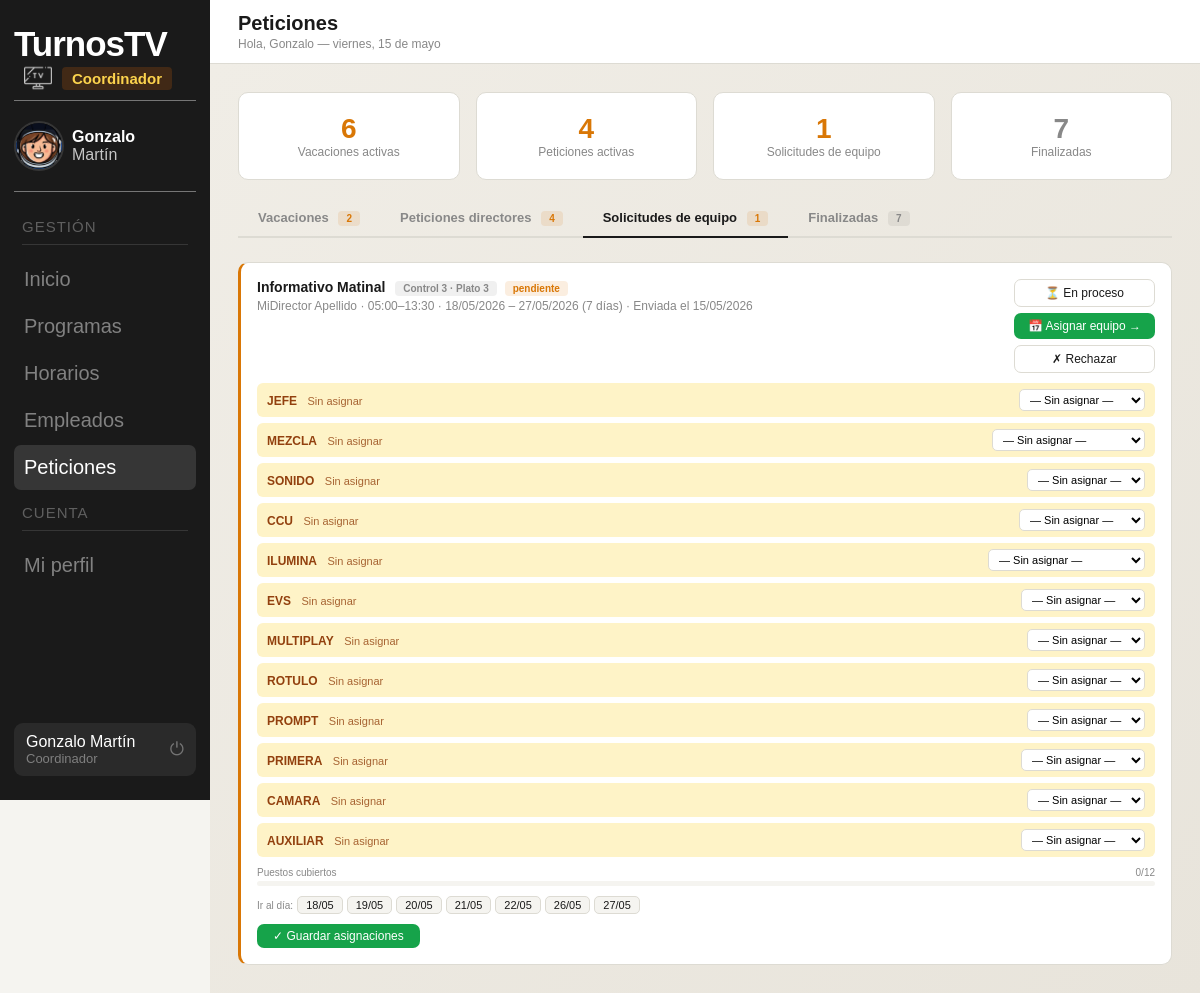
The page /panel_coordinador/peticiones.php?tab=solicitudes (signed in) on the database its author committed.
### tables this page shows
CREATE TABLE `usuarios` (
  `id` int(11) NOT NULL,
  `nombre` varchar(100) NOT NULL,
  `email` varchar(150) NOT NULL,
  `password` varchar(255) NOT NULL,
  `rol` enum('administrador','coordinador','director','empleado') NOT NULL DEFAULT 'empleado',
  `estado` enum('activo','inactivo') NOT NULL DEFAULT 'activo',
  `foto_perfil` varchar(255) DEFAULT NULL,
  `telefono` varchar(20) DEFAULT NULL
);

CREATE TABLE `solicitudes` (
  `id` int(11) NOT NULL,
  `programa_id` int(11) NOT NULL,
  `director_id` int(11) NOT NULL,
  `control_nombre` varchar(50) NOT NULL,
  `plato` varchar(50) NOT NULL,
  `hora_inicio` time NOT NULL,
  `hora_fin` time NOT NULL,
  `estado` enum('pendiente','en_proceso','aprobada','rechazada') NOT NULL DEFAULT 'pendiente',
  `notas` text DEFAULT NULL,
  `fecha_peticion` datetime NOT NULL DEFAULT current_timestamp(),
  `coordinador_id` int(11) DEFAULT NULL,
  `fecha_respuesta` datetime DEFAULT NULL,
  `respuesta` text DEFAULT NULL
);

CREATE TABLE `programas` (
  `id` int(11) NOT NULL,
  `director_id` int(11) DEFAULT NULL,
  `nombre` varchar(100) NOT NULL,
  `descripcion` varchar(255) DEFAULT NULL,
  `hora_inicio` time NOT NULL,
  `hora_fin` time NOT NULL
);

CREATE TABLE `solicitud_puestos` (
  `id` int(11) NOT NULL,
  `solicitud_id` int(11) NOT NULL,
  `puesto_solicitado` varchar(100) NOT NULL,
  `hora_inicio` time NOT NULL,
  `hora_fin` time NOT NULL,
  `empleado_id` int(11) DEFAULT NULL,
  `estado` enum('pendiente','cubierto') NOT NULL DEFAULT 'pendiente'
);

### panel_coordinador/peticiones.php (the view, shortened to what the rows shown need)
<?php
$conn = new mysqli("localhost", "root", "", "turnostv");
$conn->set_charset("utf8mb4");
$stmt = $conn->prepare("
    SELECT s.id, s.control_nombre, s.plato, s.hora_inicio, s.hora_fin,
           s.estado, s.notas, s.fecha_peticion,
           p.nombre AS programa_nombre, u.nombre AS director_nombre,
           COUNT(DISTINCT sf.fecha) AS num_dias,
           COUNT(DISTINCT sp.id) AS num_puestos,
           SUM(CASE WHEN sp.estado='cubierto' THEN 1 ELSE 0 END) AS puestos_cubiertos,
           MIN(sf.fecha) AS primera_fecha,
           MAX(sf.fecha) AS ultima_fecha
    FROM solicitudes s
    JOIN programas p ON p.id=s.programa_id
    JOIN directores d ON d.id=s.director_id JOIN usuarios u ON u.id=d.usuario_id
    JOIN solicitud_fechas sf ON sf.solicitud_id=s.id
    JOIN solicitud_puestos sp ON sp.solicitud_id=s.id
    WHERE s.estado IN ('pendiente','en_proceso')
    GROUP BY s.id
    ORDER BY CASE s.estado WHEN 'pendiente' THEN 0 ELSE 1 END, s.fecha_peticion ASC
");
$stmt->execute();
$solicitudes_activas = $stmt->get_result()->fetch_all(MYSQLI_ASSOC);
$tab_activa = $_GET['tab'] ?? 'vacaciones';
$sol_pend = count(array_filter($solicitudes_activas, fn($s) => $s['estado'] === 'pendiente'));
?>
<!DOCTYPE html>
<html lang="es">
<head>
    <link rel="stylesheet" href="../fragmentos/styles/base.css">
    <link rel="stylesheet" href="styles/peticiones.css">
</head>
<body>
    <?php include '../fragmentos/sidebar.php'; ?>
    <div class="content">
        <div class="body">
            <div class="tabs">
                <button class="tab-btn <?= $tab_activa === 'solicitudes' ? 'activa' : '' ?>"
                    onclick="cambiarTab('solicitudes',this)">
                    Solicitudes de equipo
                    <?php if ($sol_pend > 0): ?><span class="badge badge-aviso"
                            style="margin-left:6px;font-size:10px"><?= $sol_pend ?></span><?php endif; ?>
                </button>
            </div>
            <div class="tab-panel <?= $tab_activa === 'solicitudes' ? 'visible' : '' ?>" id="tab-solicitudes">
                <?php if (empty($solicitudes_activas)): ?>
                    <p style="color:var(--suave);font-size:13px">No hay solicitudes de equipo activas.</p>
                <?php else: ?>
                    <?php foreach ($solicitudes_activas as $s):
                        $clase_e = match ($s['estado']) { 'aprobada' => 'badge-ok', 'rechazada' => 'badge-peligro', 'en_proceso' => 'badge-neutro', default => 'badge-aviso'};
                        $conn2 = new mysqli("localhost", "root", "", "turnostv");
                        $conn2->set_charset("utf8mb4");
                        $st = $conn2->prepare("SELECT sp.id, sp.puesto_solicitado, sp.hora_inicio, sp.hora_fin, sp.estado, sp.empleado_id AS emp_id, u.nombre AS emp_nombre FROM solicitud_puestos sp LEFT JOIN empleados e ON e.id=sp.empleado_id LEFT JOIN usuarios u ON u.id=e.usuario_id WHERE sp.solicitud_id=? ORDER BY sp.id ASC");
                        $st->bind_param("i", $s['id']);
                        $st->execute();
                        $puestos_s = $st->get_result()->fetch_all(MYSQLI_ASSOC);
                        $st = $conn2->prepare("SELECT fecha FROM solicitud_fechas WHERE solicitud_id=? ORDER BY fecha ASC");
                        $st->bind_param("i", $s['id']);
                        $st->execute();
                        $fechas_s = array_column($st->get_result()->fetch_all(MYSQLI_ASSOC), 'fecha');
                        $fecha_ini_fmt = !empty($fechas_s) ? date('d/m/Y', strtotime($fechas_s[0])) : '—';
                        $fecha_fin_fmt = count($fechas_s) > 1 ? ' – ' . date('d/m/Y', strtotime(end($fechas_s))) : '';
                        $primera_fecha_pendiente = $fechas_s[0] ?? date('Y-m-d');
                        foreach ($fechas_s as $f) {
                            $primera_fecha_pendiente = $f;
                            break;
                        }
                        $url_horarios = "horarios.php?fecha=" . urlencode($primera_fecha_pendiente)
                            . "&ctrl=" . urlencode($s['control_nombre'])
                            . "&solicitud_id=" . $s['id'];
                        ?>
                        <div class="pet-card <?= $s['estado'] ?>">
                            <div
                                style="display:flex;align-items:flex-start;justify-content:space-between;gap:12px;margin-bottom:10px">
                                <div style="flex:1">
                                    <div style="font-size:14px;font-weight:600">
                                        <?= htmlspecialchars($s['programa_nombre']) ?>
                                        <span class="badge badge-neutro" style="margin-left:6px;font-size:10px">
                                            <?= htmlspecialchars($s['control_nombre']) ?> · <?= htmlspecialchars($s['plato']) ?>
                                        </span>
                                        <span class="badge <?= $clase_e ?>"
                                            style="margin-left:4px;font-size:10px"><?= $s['estado'] ?></span>
                                    </div>
                                    <div style="font-size:12px;color:var(--suave);margin-top:3px">
                                        <?= htmlspecialchars($s['director_nombre']) ?> ·
                                        <?= substr($s['hora_inicio'], 0, 5) ?>–<?= substr($s['hora_fin'], 0, 5) ?> ·
                                        <?= $fecha_ini_fmt . $fecha_fin_fmt ?>
                                        (<?= $s['num_dias'] ?> día<?= $s['num_dias'] > 1 ? 's' : '' ?>) ·
                                        Enviada el <?= date('d/m/Y', strtotime($s['fecha_peticion'])) ?>
                                    </div>
                                </div>
                                <div style="display:flex;flex-direction:column;gap:6px;flex-shrink:0;align-items:stretch">
                                    <?php if ($s['estado'] === 'pendiente'): ?>
                                        <form method="POST">
                                            <button type="submit" class="btn btn-outline"
                                                style="padding:6px 14px;font-size:12px;width:100%">⏳ En proceso</button>
                                        </form>
                                    <?php endif; ?>
                                    <a href="<?= htmlspecialchars($url_horarios) ?>" class="btn btn-ok"
                                        style="padding:6px 14px;font-size:12px;text-align:center;text-decoration:none">
                                        📅 Asignar equipo →
                                    </a>
                                    <button type="button" class="btn btn-outline" style="padding:6px 14px;font-size:12px"
                                        onclick="toggleSolRespuesta(<?= $s['id'] ?>)">✗ Rechazar</button>
                                </div>
                            </div>
                            <?php if (!empty($puestos_s)): ?>
                                <form method="POST">
                                    <div style="display:flex;flex-direction:column;gap:6px;margin-bottom:10px">
                                        <?php foreach ($puestos_s as $sp):
                                            $cub = $sp['estado'] === 'cubierto';
                                            [$bg, $tc] = $cub ? ['#DBEAFE', '#1e40af'] : ['#FEF3C7', '#92400e'];
                                        ?><div style="display:flex;align-items:center;gap:8px;background:<?= $bg ?>;border-radius:6px;padding:6px 10px">
                                        <div style="flex:1;min-width:0">
                                            <span
                                                style="font-size:12px;font-weight:600;color:<?= $tc ?>"><?= htmlspecialchars($sp['puesto_solicitado']) ?></span>
                                            <?php if ($cub): ?>
                                                <span style="font-size:11px;color:<?= $tc ?>;opacity:.8;margin-left:6px">✓
                                                    <?= htmlspecialchars($sp['emp_nombre']) ?></span>
                                            <?php else: ?>
                                                <span style="font-size:11px;color:<?= $tc ?>;opacity:.8;margin-left:6px">Sin asignar</span>
                                            <?php endif; ?>
                                        </div>
                                                <select name="asignacion[<?= $sp['id'] ?>]" style="font-size:11px;padding:3px 6px;border:1px solid var(--borde);border-radius:5px;background:var(--blanco);max-width:200px">
                                                    <option value="0">— Sin asignar —</option>
                                                </select>
                                            </div>
                                        <?php endforeach; ?>
                                    </div>
                                    <div style="margin-bottom:10px">
                                        <div style="display:flex;justify-content:space-between;font-size:10px;color:var(--suave);margin-bottom:3px">
                                            <span>Puestos cubiertos</span>
                                            <span><?= $s['puestos_cubiertos'] ?>/<?= $s['num_puestos'] ?></span>
                                        </div>
                                        <div style="height:5px;background:var(--fondo);border-radius:3px;overflow:hidden">
                                        </div>
                                    </div>
                                    <?php if (count($fechas_s) > 1): ?>
                                        <div style="display:flex;flex-wrap:wrap;gap:4px;margin-bottom:10px">
                                            <span style="font-size:10px;color:var(--suave);align-self:center">Ir al día:</span>
                                            <?php foreach ($fechas_s as $f):
                                                $url_dia = "horarios.php?fecha=" . urlencode($f)
                                                    . "&ctrl=" . urlencode($s['control_nombre'])
                                                    . "&solicitud_id=" . $s['id'];
                                            ?>
                                                <a href="<?= htmlspecialchars($url_dia) ?>"
                                                    style="font-size:11px;padding:2px 8px;background:var(--fondo);border:1px solid var(--borde);border-radius:5px;text-decoration:none;color:var(--texto)">
                                                    <?= date('d/m', strtotime($f)) ?>
                                                </a>
                                            <?php endforeach; ?>
                                        </div>
                                    <?php endif; ?>
                                    <button type="submit" class="btn btn-ok" style="padding:5px 16px;font-size:12px">✓ Guardar asignaciones</button>
                                </form>
                            <?php endif; ?>
                        </div>
                    <?php endforeach; ?>
                <?php endif; ?>
            </div>
        </div>
    </div>
</body>
</html>

### fragmentos/sidebar.php (shortened to what the rows shown need)
<?php
$conn = new mysqli("localhost", "root", "", "turnostv");
$conn->set_charset("utf8mb4");
$usuario_id = $_SESSION['usuario_id'];
$stmt = $conn->prepare("SELECT email, foto_perfil FROM usuarios WHERE id = ?");
$stmt->bind_param("i", $usuario_id);
$stmt->execute();
$usuario = $stmt->get_result()->fetch_assoc();
$nombre = $_SESSION['nombre'] ?? 'Usuario';
$partes = explode(' ', $nombre);
$apellido = $partes[1] ?? '';
?>
<aside class="sidebar">
  <div class="sidebar-profile">
    <img src="<?= !empty($usuario['foto_perfil']) ? '../' . $usuario['foto_perfil'] : '../img/default.png' ?>"
      class="sidebar-avatar" onerror="this.src='../img/default.png'">
    <div class="sidebar-user-info">
      <div class="sidebar-user-name"><?= htmlspecialchars($partes[0]) ?></div>
      <div class="sidebar-user-name" style="font-weight:400;opacity:0.75;"><?= htmlspecialchars($apellido) ?></div>
    </div>
  </div>
</aside>

### rows shown on the page
usuarios: foto_perfil (picture)
solicitudes: estado "1", programa.nombre "Informativo Matinal", control_nombre "Control 3", plato "Plato 3", estado "pendiente", director_nombre "MiDirector Apellido", hora_inicio "05:00", hora_fin "13:30", fecha_ini_fmt "18/05/2026", fecha_fin_fmt "– 27/05/2026", num_dias "7", fecha_peticion "15/05/2026", puestos_cubiertos "0", num_puestos "12", f "18/05", f "19/05", f "20/05", f "21/05", f "22/05", f "26/05", f "27/05"
solicitud_puestos: puesto_solicitado "JEFE", id "— Sin asignar —"
solicitud_puestos: puesto_solicitado "MEZCLA", id "— Sin asignar —"
solicitud_puestos: puesto_solicitado "SONIDO", id "— Sin asignar —"
solicitud_puestos: puesto_solicitado "CCU", id "— Sin asignar —"
solicitud_puestos: puesto_solicitado "ILUMINA", id "— Sin asignar —"
solicitud_puestos: puesto_solicitado "EVS", id "— Sin asignar —"
solicitud_puestos: puesto_solicitado "MULTIPLAY", id "— Sin asignar —"
solicitud_puestos: puesto_solicitado "ROTULO", id "— Sin asignar —"
solicitud_puestos: puesto_solicitado "PROMPT", id "— Sin asignar —"
solicitud_puestos: puesto_solicitado "PRIMERA", id "— Sin asignar —"
solicitud_puestos: puesto_solicitado "CAMARA", id "— Sin asignar —"
solicitud_puestos: puesto_solicitado "AUXILIAR", id "— Sin asignar —"

### other values the page prints
$etiqueta_rol "Coordinador"
$partes[0] "Gonzalo"
$apellido "Martín"
$nombre_logout "Gonzalo Martín"
$puesto "Coordinador"
$titulo_pagina "Peticiones"
$subtitulo "Hola, Gonzalo — viernes, 15 de mayo"
count($vacaciones_activas) "6"
count($peticiones_activas) "4"
count($solicitudes_activas) "1"
$total_fin "7"
$vac_pend "2"
$pet_pend "4"
